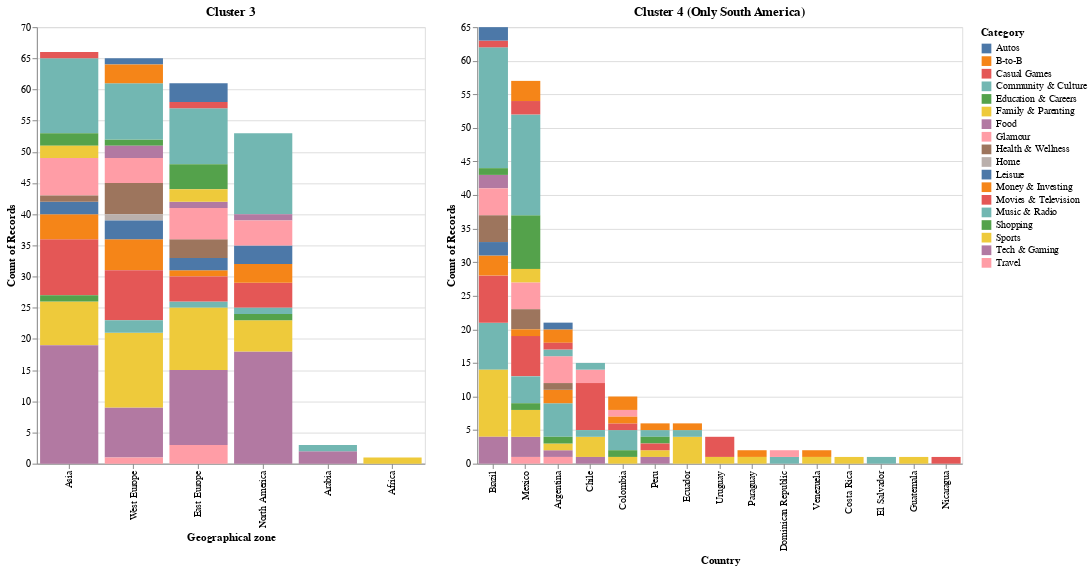

Write notebook code for a chart like this one.
### Markdown cell above
**CLUSTER 3**: 249 Domains. The domains belong to all the minority categories, especially Tech&Gaming(23%), Community&Culture(17%), and Sports(14%).
- 70% of North American Domains are in this cluster
- 64% of East European Domains are in this cluster
- 60% of West European Domains are in this cluster
- 55% of Asian Domains are in this cluster
- 21% of  Arabian Domains are in this cluster
- 10% of African Domains are in this cluster

**CLUSTER 4**: 194 domains. All the domains are from South America.  The domains also belong to all the minority categories, especially Community&Culture(19%), Movies&Television (14%) and Sports(14%).

### Code cell
cluster3_graph = alt.Chart(cluster3).mark_bar().encode(
    x=alt.X('Geographical zone', sort=alt.Sort(op="count",order="descending")),
    y='count(Geographical zone)',
    color= 'Category',
    tooltip='Category'

).properties(
    width=400,
    height=450,
    title="Cluster 3"
)


cluster4_graph = alt.Chart(cluster4).mark_bar().encode(
    x=alt.X('Country', sort=alt.Sort(op="count",order="descending")),
    y='count(Country)',
    color= 'Category',
    tooltip= 'Category'

).properties(
    width=500,
    height=450,
    title="Cluster 4 (Only South America)"
)

cluster3_4 = cluster3_graph | cluster4_graph

cluster3_4

### Figure 1 — Vega-Lite specification as saved in the notebook (floating-point values rounded to 4 significant figures; data arrays with more than 128 entries replaced by an {"elided": "..."} marker saying what was removed)
{"config": {"view": {"continuousWidth": 400, "continuousHeight": 300}}, "hconcat": [{"data": {"name": "data-7ca9d89faec13608cfb712ff29f08beb"}, "mark": "bar", "encoding": {"color": {"type": "nominal", "field": "Category"}, "tooltip": {"type": "nominal", "field": "Category"}, "x": {"type": "nominal", "field": "Geographical zone", "sort": {"op": "count", "order": "descending"}}, "y": {"type": "nominal", "aggregate": "count", "field": "Geographical zone"}}, "height": 450, "title": "Cluster 3", "width": 400}, {"data": {"name": "data-47e1aeefa199326d4d9dcbb3f0de40fa"}, "mark": "bar", "encoding": {"color": {"type": "nominal", "field": "Category"}, "tooltip": {"type": "nominal", "field": "Category"}, "x": {"type": "nominal", "field": "Country", "sort": {"op": "count", "order": "descending"}}, "y": {"type": "nominal", "aggregate": "count", "field": "Country"}}, "height": 450, "title": "Cluster 4 (Only South America)", "width": 500}], "$schema": "https://vega.github.io/schema/vega-lite/v4.8.1.json", "datasets": {"data-7ca9d89faec13608cfb712ff29f08beb": {"elided": "249 records"}, "data-47e1aeefa199326d4d9dcbb3f0de40fa": {"elided": "194 records"}}}
